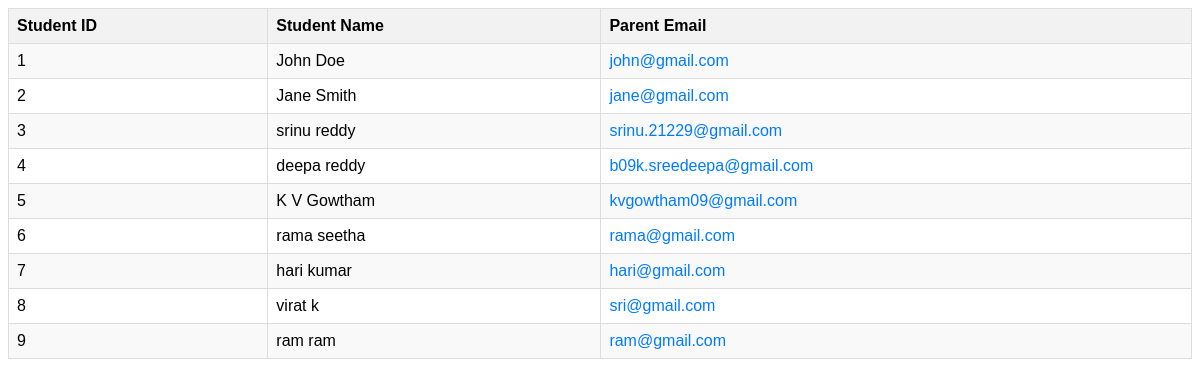
The page /99.php on the database its author committed.
### tables this page shows
CREATE TABLE `Student` (
  `student_id` int(11) NOT NULL,
  `first_name` varchar(50) DEFAULT NULL,
  `last_name` varchar(50) DEFAULT NULL,
  `date_of_birth` date DEFAULT NULL,
  `address` varchar(100) DEFAULT NULL,
  `parent_contact_info` varchar(100) DEFAULT NULL,
  `parent_email` varchar(255) DEFAULT NULL,
  `class_id` varchar(200) DEFAULT NULL
);

### 99.php (the view, shortened to what this page needs)
<!DOCTYPE html>
<html lang="en">
<head>
</head>
<body>
<?php
$servername = "localhost";
$username = "root";
$password = "";
$dbname = "school";
$conn = new mysqli($servername, $username, $password, $dbname);
$sql = "SELECT s.student_id, s.first_name, s.last_name, s.parent_email
        FROM Student s";
$result = $conn->query($sql);
if ($result->num_rows > 0) {
    echo "<table border='1'>
            <tr>
                <th>Student ID</th>
                <th>Student Name</th>
                <th>Parent Email</th>
            </tr>";
    while($row = $result->fetch_assoc()) {
        echo "<tr>
                <td>".$row['student_id']."</td>
                <td>".$row['first_name']." ".$row['last_name']."</td>
                <td><a href='javascript:sendEmail(".$row['student_id'].", \"".$row['parent_email']."\")'>".$row['parent_email']."</a></td>
            </tr>";
    }
    echo "</table>";
} else {
    echo "0 results";
}
?>
</body>
</html>

### 99.php (style rules this page uses)
body { font-family: Arial, sans-serif; }
table { border-collapse: collapse; width: 100%; }
th, td { border: 1px solid #dddddd; text-align: left; padding: 8px; }
th { background-color: #f2f2f2; }
tr:nth-child(even) { background-color: #f9f9f9; }
a { color: #007bff; text-decoration: none; }

### rows shown on the page
student: student_id "1", first_name "John", last_name "Doe", parent_email "john@gmail.com"
student: student_id "2", first_name "Jane", last_name "Smith", parent_email "jane@gmail.com"
student: student_id "3", first_name "srinu", last_name "reddy", parent_email "srinu.21229@gmail.com"
student: student_id "4", first_name "deepa", last_name "reddy", parent_email "b09k.sreedeepa@gmail.com"
student: student_id "5", first_name "K V", last_name "Gowtham", parent_email "kvgowtham09@gmail.com"
student: student_id "6", first_name "rama", last_name "seetha", parent_email "rama@gmail.com"
student: student_id "7", first_name "hari", last_name "kumar", parent_email "hari@gmail.com"
student: student_id "8", first_name "virat", last_name "k", parent_email "sri@gmail.com"
student: student_id "9", first_name "ram", last_name "ram", parent_email "ram@gmail.com"
